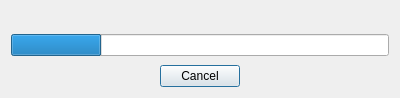
<?xml version="1.0" encoding="UTF-8"?>
<ui version="4.0">
 <class>PlayAudioDialog</class>
 <widget class="QDialog" name="PlayAudioDialog">
  <property name="geometry">
   <rect>
    <x>0</x>
    <y>0</y>
    <width>400</width>
    <height>98</height>
   </rect>
  </property>
  <property name="windowTitle">
   <string>Playing audio</string>
  </property>
  <layout class="QVBoxLayout" name="verticalLayout">
   <item>
    <spacer name="topSpacer">
     <property name="orientation">
      <enum>Qt::Vertical</enum>
     </property>
     <property name="sizeHint" stdset="0">
      <size>
       <width>20</width>
       <height>40</height>
      </size>
     </property>
    </spacer>
   </item>
   <item>
    <layout class="QHBoxLayout" name="labelsLayout">
     <item>
      <widget class="QLabel" name="positionLabel">
       <property name="text">
        <string/>
       </property>
       <property name="textFormat">
        <enum>Qt::PlainText</enum>
       </property>
      </widget>
     </item>
     <item>
      <widget class="QLabel" name="durationLabel">
       <property name="text">
        <string/>
       </property>
       <property name="textFormat">
        <enum>Qt::PlainText</enum>
       </property>
       <property name="alignment">
        <set>Qt::AlignRight|Qt::AlignTrailing|Qt::AlignVCenter</set>
       </property>
      </widget>
     </item>
    </layout>
   </item>
   <item>
    <widget class="QProgressBar" name="progressBar">
     <property name="value">
      <number>24</number>
     </property>
     <property name="textVisible">
      <bool>false</bool>
     </property>
    </widget>
   </item>
   <item>
    <spacer name="bottomSpacer">
     <property name="orientation">
      <enum>Qt::Vertical</enum>
     </property>
     <property name="sizeHint" stdset="0">
      <size>
       <width>20</width>
       <height>40</height>
      </size>
     </property>
    </spacer>
   </item>
   <item>
    <widget class="QDialogButtonBox" name="buttonBox">
     <property name="orientation">
      <enum>Qt::Horizontal</enum>
     </property>
     <property name="standardButtons">
      <set>QDialogButtonBox::Cancel</set>
     </property>
     <property name="centerButtons">
      <bool>true</bool>
     </property>
    </widget>
   </item>
  </layout>
 </widget>
 <resources/>
 <connections>
  <connection>
   <sender>buttonBox</sender>
   <signal>accepted()</signal>
   <receiver>PlayAudioDialog</receiver>
   <slot>accept()</slot>
   <hints>
    <hint type="sourcelabel">
     <x>248</x>
     <y>254</y>
    </hint>
    <hint type="destinationlabel">
     <x>157</x>
     <y>274</y>
    </hint>
   </hints>
  </connection>
  <connection>
   <sender>buttonBox</sender>
   <signal>rejected()</signal>
   <receiver>PlayAudioDialog</receiver>
   <slot>reject()</slot>
   <hints>
    <hint type="sourcelabel">
     <x>316</x>
     <y>260</y>
    </hint>
    <hint type="destinationlabel">
     <x>286</x>
     <y>274</y>
    </hint>
   </hints>
  </connection>
 </connections>
</ui>
